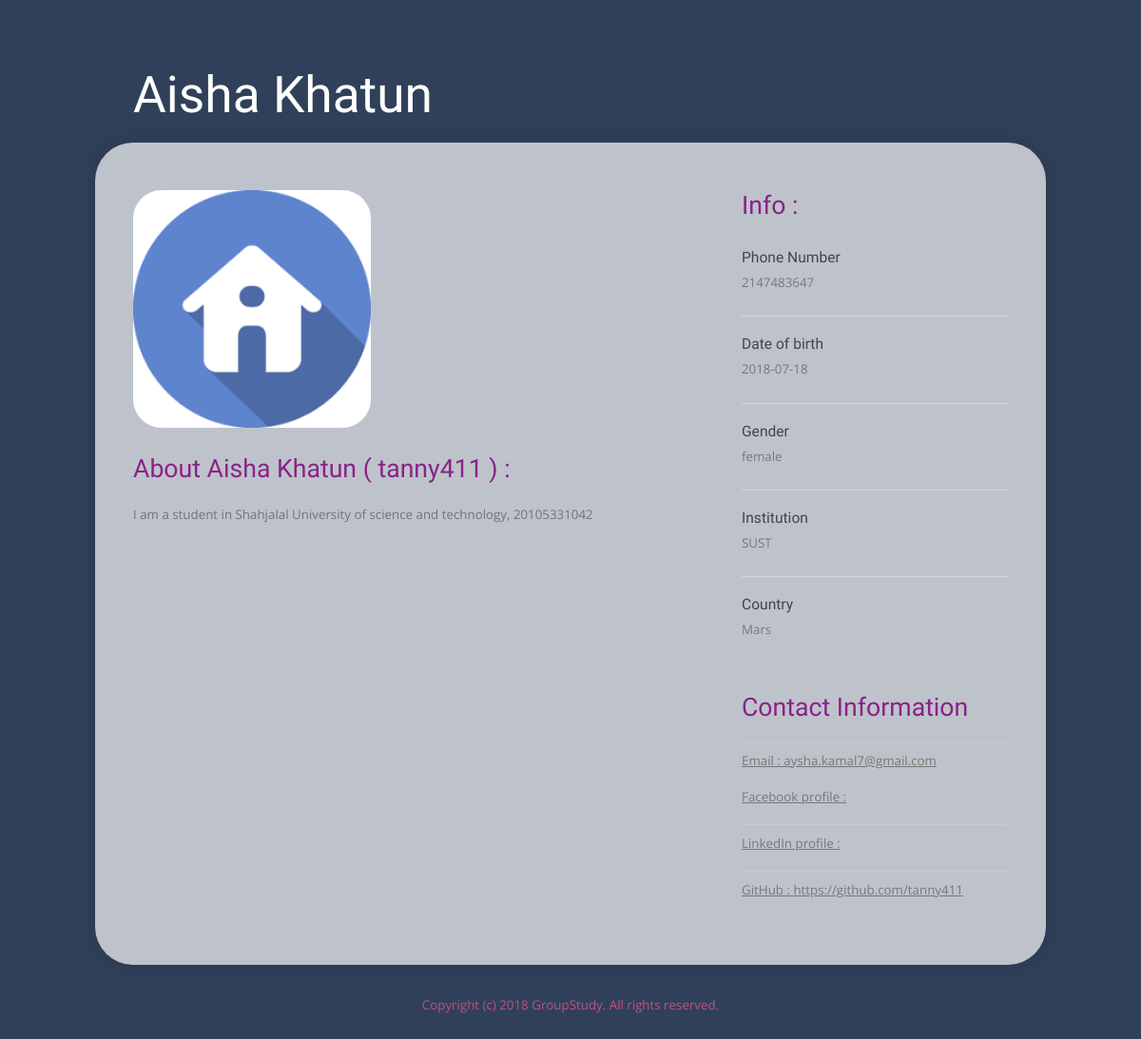
Page /profile.php?user=tanny411 (signed in) on the committed database.
### tables this page shows
CREATE TABLE `user` (
  `ID` int(11) NOT NULL,
  `Username` varchar(30) NOT NULL,
  `Firstname` varchar(30) DEFAULT NULL,
  `Lastname` varchar(30) DEFAULT NULL,
  `email` varchar(100) DEFAULT NULL,
  `PhoneNumber` int(11) DEFAULT NULL,
  `DOB` date DEFAULT NULL,
  `Gender` varchar(20) DEFAULT NULL,
  `Institution` varchar(100) DEFAULT NULL,
  `Country` varchar(20) DEFAULT NULL,
  `Password` varchar(100) DEFAULT NULL,
  `pic` varchar(30) NOT NULL DEFAULT 'defaultpp.jpg',
  `Aboutme` varchar(1000) NOT NULL DEFAULT '<i>No information supplied</i>',
  `facebook` varchar(1000) NOT NULL,
  `linkedin` varchar(1000) NOT NULL,
  `github` varchar(1000) NOT NULL
);

### profile.php (called while the page is built, shortened)
<?php
require('connect.inc.php');
require('core.inc.php');
$user=getsomeUser($_GET['user']);
include('profile_form.php')
?>

### core.inc.php (called while the page is built, shortened)
<?php
function getsomeUser($name)
{
	global $con;
	$query="select * from user where Username='".$name."'";
	if($query_run=mysqli_query($con,$query))
	{
		mysqli_data_seek($query_run,0);
		$row=mysqli_fetch_row($query_run);
		return $row;
	}
}
?>

### profile_form.php (the view, shortened to what this page needs)
<html>
<head>
<link href="profile.css" rel="stylesheet" type="text/css" media="all" />
</head>
<body>
<div id="header" class="container">
	<div id="logo">
		<h1 class="huu"><a href="#"><?php echo $user[2]." ".$user[3];?></a></h1>
	</div>
</div>
<div id="wrapper" class="container">
	<div id="page">
		<div id="content"> <a href="#" class="image-style"><img src="pp/<?php echo $user[11];?>" width="auto" height="250" alt="" /></a>
			<h2>About <?php echo $user[2]." ".$user[3]." ( ".$user[1]." )";?> :</h2>
            <p><?php echo $user[12];?></p>
        </div>
		<div id="sidebar">
			<div id="sbox1">
				<h2>Info :</h2>
				<ul class="list-style1">
					<li class="first">
						<h3>Phone Number</h3>
						<p><?php echo $user[5];?></p>
					</li>
					<li>
						<h3>Date of birth</h3>
						<p><?php echo $user[6];?></p>
					</li>
					<li>
						<h3>Gender</h3>
						<p><?php echo $user[7];?></p>
                    </li>
                    <li>
						<h3>Institution</h3>
						<p><?php echo $user[8];?></p>
                    </li>
                    <li>
						<h3>Country</h3>
						<p><?php echo $user[9];?></p>
					</li>
				</ul>
			</div>
			<div id="sbox2">
				<h2>Contact Information</h2>
					<ul class="list-style2">
                        <li><a href="">Email : <?php echo $user[4];?></a></li>
						<li class="first"><a href="<?php echo $user[13];?>">Facebook profile : <?php echo $user[13];?></a></li>
						<li><a href="<?php echo $user[14];?>">LinkedIn profile : <?php echo $user[14];?></a></li>
						<li><a href="<?php echo $user[15];?>">GitHub : <?php echo $user[15];?></a></li>
					</ul>
			</div>
		</div>
	</div>
</div>
<div id="footer">
	<p>Copyright (c) 2018 GroupStudy. All rights reserved.</p>
</div>
</body>
</html>

### profile.css (style rules this page uses)
html, body { height: 100%; }
body { margin-top: 50px; padding: 0px; background: #31405a url(images/img01.jpg) repeat; font-family: 'Open Sans', sans-serif; font-size: 10pt; color: #737373; }
h1, h2, h3 { margin: 0; padding: 0; font-family: 'Englebert', sans-serif; color: #74C5F2; }
h2 { font-weight: 400; font-size: 2.00em; color: #8B2287; }
p, ol, ul { margin-top: 0px; }
p { line-height: 180%; }
a { color: #8C2287; }
a img { border: none; }
#wrapper { overflow: hidden; background: rgba(255, 255, 255, 0.685); box-shadow: 0px 0px 20px 5px rgba(0,0,0,.10); border-radius: 40px; }
.container { width: 1000px; margin: 0px auto; }
#header { overflow: hidden; width: 920px; padding: 0px 40px; }
#logo { float: left; height: 100px; }
#logo h1 a { line-height: 100px; text-decoration: none; font-size: 2em; font-weight: 400; color: #FFFFFF; }
#page { overflow: hidden; padding: 50px 40px; }
#page h2 { padding-bottom: 20px; }
#content { float: left; width: 600px; }
#sidebar { float: right; width: 280px; }
#sidebar #sbox1 { margin-bottom: 30px; }
#footer { overflow: hidden; padding: 30px 0px; color: #C54F7F; }
#footer p { text-align: center; }
.image-style img { margin-bottom: 2em; border-radius: 30px; }
.list-style1 { margin: 0px; padding: 0px; list-style: none; font-family: 'Open Sans', sans-serif; color: #777777; }
.list-style1 li { padding: 10px 0px 10px 0px; border-top: 1px solid #D6D6D6; }
.list-style1 h3 { padding: 10px 0px 5px 0px; font-weight: 500; color: #444444; }
.list-style1 .first { border-top: 0px; padding-top: 0px; }
.list-style2 { margin: 0px; padding: 0px; list-style: none; }
.list-style2 li { padding: 10px 0px 20px 0px; border-top: 1px solid #C9C9C9; }
.list-style2 a { color: #777777; }
.list-style2 .first { padding-top: 0px; border-top: 0px; }

### rows in the picture
user: Firstname "Aisha", Lastname "Khatun", pic (picture), Username "tanny411", Aboutme "I am a student in Shahjalal University of science and technology, 20105331042", PhoneNumber "2147483647", DOB "2018-07-18", Gender "female", Institution "SUST", Country "Mars", email "aysha.kamal7@gmail.com", github "https://github.com/tanny411"
